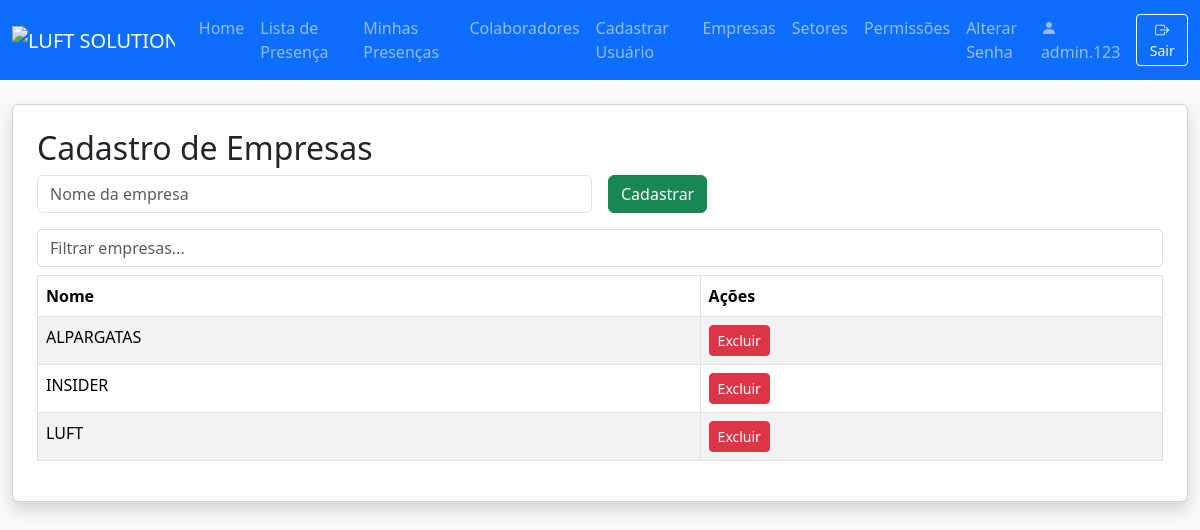
The page /empresas (signed in) on the database its author committed.
### models.py (models this page shows)
class User(db.Model):
    id = db.Column(db.Integer, primary_key=True)
    nome_completo = db.Column(db.String(150), nullable=False)
    username = db.Column(db.String(80), unique=True, nullable=False)
    password = db.Column(db.String(200), nullable=False)
    role = db.Column(db.String(20), nullable=False, default='lider')
    empresa_id = db.Column(db.Integer, db.ForeignKey('empresa.id'))
    setor_id = db.Column(db.Integer, db.ForeignKey('setor.id'))
    empresas = db.relationship('Empresa', secondary=user_empresas, backref='usuarios')
    empresa = db.relationship('Empresa')
    setor = db.relationship('Setor')
    precisa_trocar_senha = db.Column(db.Boolean, default=True)

class Empresa(db.Model):
    id = db.Column(db.Integer, primary_key=True)
    nome = db.Column(db.String(100), unique=True, nullable=False)

### app.py (the view, shortened to what this page needs)
@app.route('/empresas', methods=['GET', 'POST'])
@login_required
def empresas():
    if not has_permission(g.user, 'can_access_empresas'):
        flash('Sem acesso.')
        return redirect(url_for('index'))
    empresas = Empresa.query.order_by(Empresa.nome).all()
    return render_template('empresas.html', empresas=empresas, user=g.user)

### app.py (called while the page is built)
@app.after_request
def add_no_cache_headers(response):
    response.headers['Cache-Control'] = 'no-store, no-cache, must-revalidate, private'
    response.headers['Pragma'] = 'no-cache'
    response.headers['Expires'] = '0'
    return response

@app.before_request
def load_logged_in_user():
    user_id = session.get('user_id')
    g.user = None
    if user_id is not None:
        g.user = User.query.get(user_id)
    public_routes = ['login', 'static', 'home']
    if not g.user and request.endpoint not in public_routes:
        flash('Faça login para acessar esta página.')
        return redirect(url_for('login', next=request.url))

def login_required(f):
    @wraps(f)
    def decorated_function(*args, **kwargs):
        if g.user is None:
            flash('Faça login para acessar esta página.')
            return redirect(url_for('login', next=request.url))
        return f(*args, **kwargs)
    return decorated_function

def has_permission(user, perm_field):
    if not user:
        return False
    if user.username == MASTER_USER:
        return True
    perm = Permission.query.filter_by(role=user.role).first()
    return getattr(perm, perm_field, False) if perm else False

### templates/empresas.html (shortened to what this page needs)
{% extends "navbar.html" %}
{% block content %}
<div class="card shadow p-4 mb-4">
    <h2>Cadastro de Empresas</h2>
    <form method="POST" class="row g-3 mb-3">
        <div class="col-md-6">
            <input type="text" class="form-control" name="nome" placeholder="Nome da empresa" required>
        </div>
        <div class="col-md-2">
            <button class="btn btn-success" type="submit">Cadastrar</button>
        </div>
    </form>
    <input type="text" id="filtroEmpresa" class="form-control mb-2" placeholder="Filtrar empresas...">
    <div class="table-responsive">
        <table class="table table-bordered table-striped" id="tabelaEmpresas">
            <thead>
                <tr>
                    <th>Nome</th>
                    <th>Ações</th>
                </tr>
            </thead>
            <tbody>
                {% for empresa in empresas %}
                <tr>
                    <td>{{ empresa.nome }}</td>
                    <td>
                        <a href="{{ url_for('delete_empresa', id=empresa.id) }}" class="btn btn-sm btn-danger" onclick="return confirm('Excluir empresa?')">Excluir</a>
                    </td>
                </tr>
                {% endfor %}
            </tbody>
        </table>
    </div>
</div>
{% endblock %}

### templates/navbar.html (shortened to what this page needs)
<!DOCTYPE html>
<html lang="pt-br">
<head>
  <link href="https://cdn.jsdelivr.net/npm/bootstrap@5.3.3/dist/css/bootstrap.min.css" rel="stylesheet">
  <link rel="stylesheet" href="https://cdn.jsdelivr.net/npm/bootstrap-icons@1.11.3/font/bootstrap-icons.min.css">
</head>
<body class="bg-light">
  <nav class="navbar navbar-expand-lg navbar-dark bg-primary">
    <div class="container-fluid">
      <a class="navbar-brand" href="#">
        <img src="https://i.postimg.cc/hPGVrc5f/LUFT-SOLUTIONS.webp" alt="LUFT SOLUTIONS" style="height:48px;">
      </a>
      <div class="collapse navbar-collapse" id="mainNavbar">
        <ul class="navbar-nav me-auto mb-2 mb-lg-0">
          {% if user and has_permission(user, 'can_access_index') %}
          <li class="nav-item">
            <a class="nav-link" href="{{ url_for('index') }}">Home</a>
          </li>
          {% endif %}
          {% if user and has_permission(user, 'can_access_lista_presenca') %}
          <li class="nav-item">
            <a class="nav-link" href="{{ url_for('lista_presenca') }}">Lista de Presença</a>
          </li>
          <li class="nav-item">
            <a class="nav-link" href="{{ url_for('minhas_presencas') }}">Minhas Presenças</a>
          </li>
          {% endif %}
          {% if user and has_permission(user, 'can_access_colaboradores') %}
          <li class="nav-item">
            <a class="nav-link" href="{{ url_for('colaboradores') }}">Colaboradores</a>
          </li>
          {% endif %}
          {% if user and has_permission(user, 'can_access_register_user') %}
          <li class="nav-item">
            <a class="nav-link" href="{{ url_for('register_user') }}">Cadastrar Usuário</a>
          </li>
          {% endif %}
          {% if user and has_permission(user, 'can_access_empresas') %}
          <li class="nav-item">
            <a class="nav-link" href="{{ url_for('empresas') }}">Empresas</a>
          </li>
          {% endif %}
          {% if user and has_permission(user, 'can_access_setores') %}
          <li class="nav-item">
            <a class="nav-link" href="{{ url_for('setores') }}">Setores</a>
          </li>
          {% endif %}
          {% if user and (user.role == 'admin' or user.role == 'master' or user.username == 'luftsolutions.extrema') %}
          <li class="nav-item">
            <a class="nav-link" href="{{ url_for('permissions') }}">Permissões</a>
          </li>
          {% endif %}
          {% if user %}
          <li class="nav-item">
              <a class="nav-link" href="{{ url_for('alterar_senha') }}">Alterar Senha</a>
          </li>
          {% endif %}
        </ul>
        {% if user %}
        <div class="d-flex align-items-center">
          <span class="navbar-text me-3">
            <i class="bi bi-person-fill"></i> {{ user.username }}
          </span>
          <a href="{{ url_for('logout') }}" class="btn btn-outline-light btn-sm" title="Sair">
            <i class="bi bi-box-arrow-right"></i> Sair
          </a>
        </div>
        {% endif %}
      </div>
    </div>
  </nav>
  <div class="container-fluid" style="padding-top: 24px;">
    {% block content %}{% endblock %}
  </div>
</body>
</html>

### rows shown on the page
User: username "admin.123"
Empresa: nome "ALPARGATAS"
Empresa: nome "INSIDER"
Empresa: nome "LUFT"
